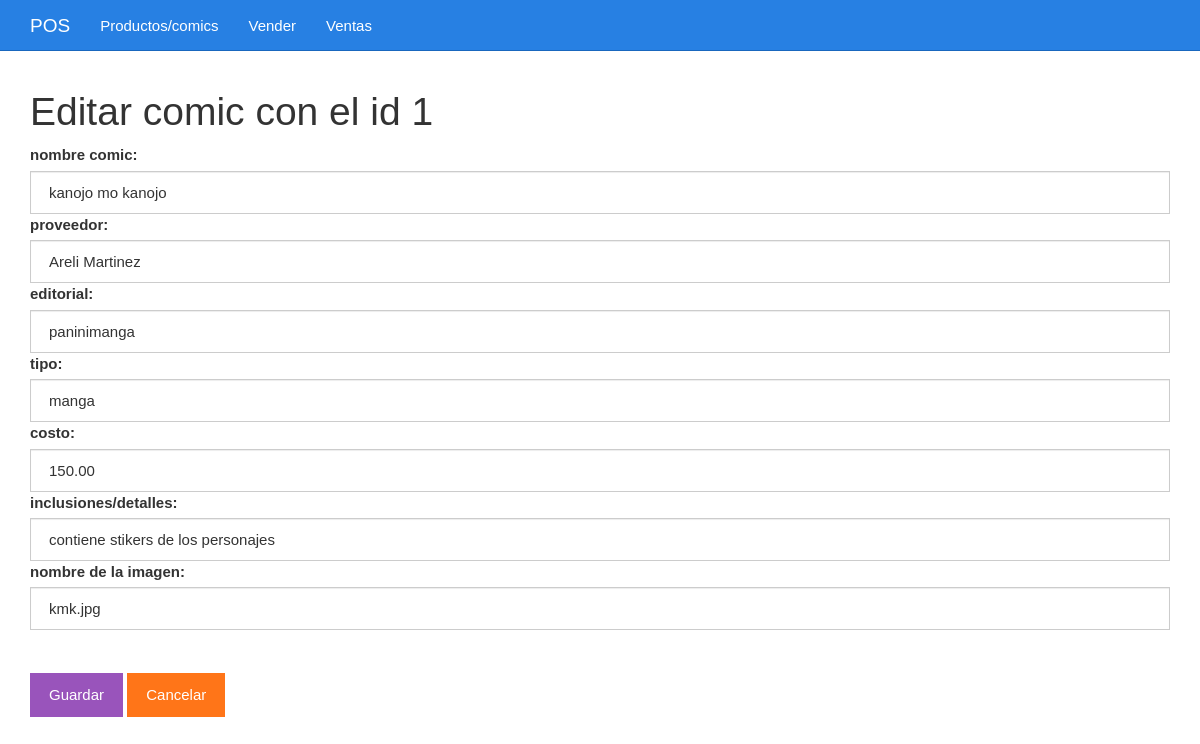
The app's page /editar.php?idcomic=1 with its own data.
### tables this page shows
CREATE TABLE `comics` (
  `idcomic` bigint(20) UNSIGNED NOT NULL,
  `nomcomic` varchar(255) NOT NULL,
  `proveedor` varchar(255) NOT NULL,
  `editorial` varchar(255) NOT NULL,
  `tipo` varchar(255) NOT NULL,
  `costo` decimal(5,2) NOT NULL,
  `inclusiones` varchar(255) NOT NULL,
  `img` varchar(255) NOT NULL,
  `existencia` decimal(5,2) NOT NULL DEFAULT '100.00'
);

### editar.php (the view, shortened to what this page needs)
<?php
$idcomic = $_GET["idcomic"];
include_once "base_de_datos.php";
$sentencia = $base_de_datos->prepare("SELECT * FROM comics WHERE idcomic = ?;");
$sentencia->execute([$idcomic]);
$comic = $sentencia->fetch(PDO::FETCH_OBJ);
?>
<?php include_once "encabezado.php" ?>
	<div class="col-xs-12">
		<h1>Editar comic con el id <?php echo $comic->idcomic; ?></h1>
		<form method="post" action="guardarDatosEditados.php">
			<label for="nomcomic">nombre comic:</label>
			<input value="<?php echo $comic->nomcomic ?>" class="form-control" name="nomcomic" required type="text" id="nomcomic" placeholder="Escribe el nombre del comic">
			<label for="proveedor">proveedor:</label>
			<input value="<?php echo $comic->proveedor ?>" class="form-control" name="proveedor" required type="text" id="proveedor" placeholder="Escribe el nombre del proveedor">
			<label for="editorial">editorial:</label>
			<input value="<?php echo $comic->editorial ?>" class="form-control" name="editorial" required type="text" id="editorial" placeholder="Escribe el nombre de la editorial">
			<label for="tipo">tipo:</label>
			<input value="<?php echo $comic->tipo ?>" class="form-control" name="tipo" required type="text" id="tipo" placeholder="Escribe el tipo de comic">
			<label for="costo">costo:</label>
			<input value="<?php echo $comic->costo ?>" class="form-control" name="costo" required type="number" id="costo" placeholder="Costo del comic">
			<label for="inclusiones">inclusiones/detalles:</label>
			<input value="<?php echo $comic->inclusiones ?>" class="form-control" name="inclusiones" required type="text" id="inclusiones" placeholder="Escribe las inclusiones o detalles del comic">
			<label for="img">nombre de la imagen:</label>
			<input value="<?php echo $comic->img ?>" class="form-control" name="img" required type="text" id="img" placeholder="Escribe el nombre de la imagen con su exxtension">
			<br><br><input class="btn btn-info" type="submit" value="Guardar">
			<a class="btn btn-warning" href="./listar.php">Cancelar</a>
		</form>
	</div>
<?php include_once "pie.php" ?>

### css/estilo.css (style rules this page uses)
body { padding-top: 70px; }

### records on screen
comics: idcomic "1", nomcomic "kanojo mo kanojo", proveedor "Areli Martinez", editorial "paninimanga", tipo "manga", costo "150.00", inclusiones "contiene stikers de los personajes", img "kmk.jpg"
